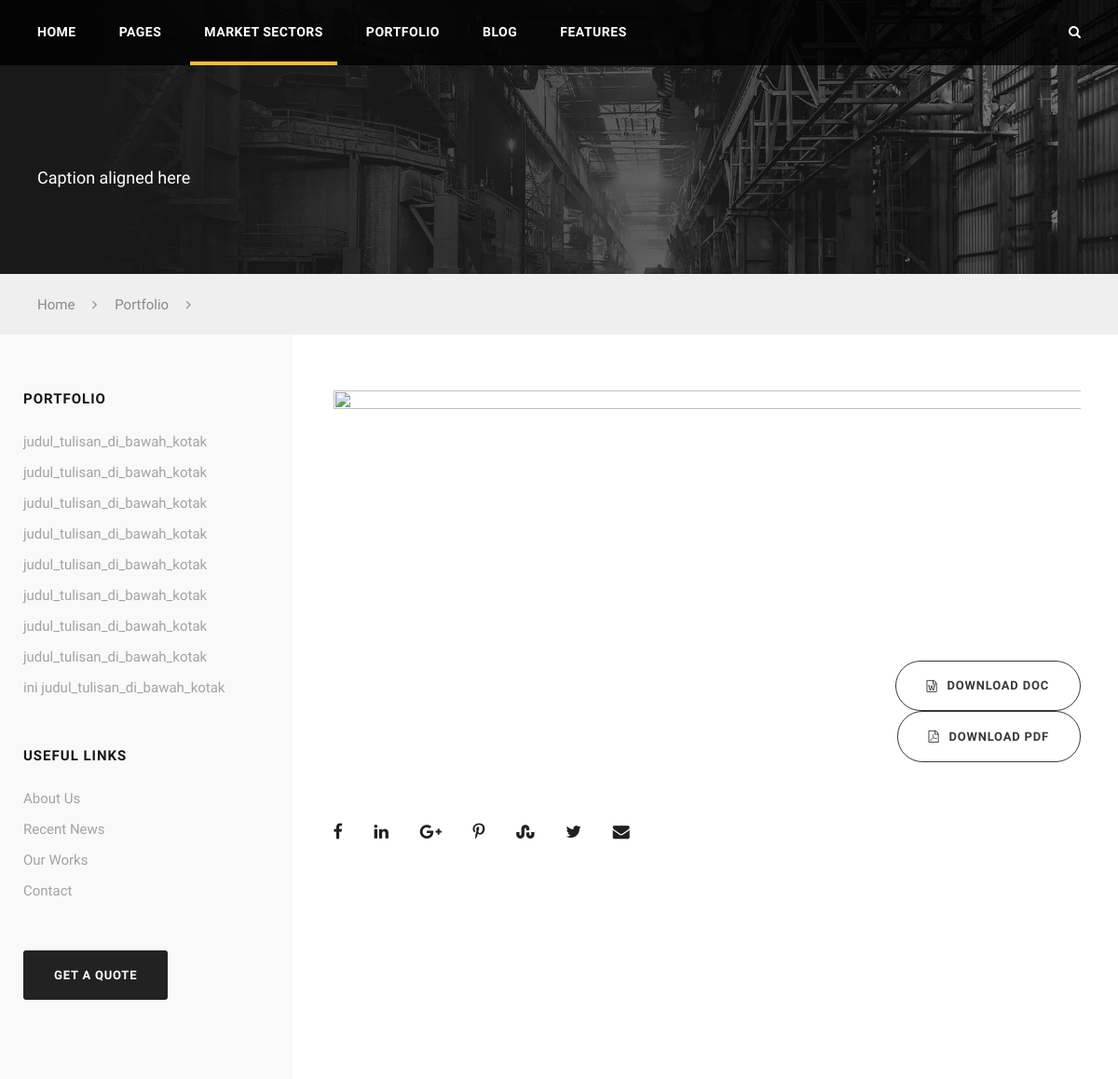
/portfolio.php, run on an earlier commit of the app's database.
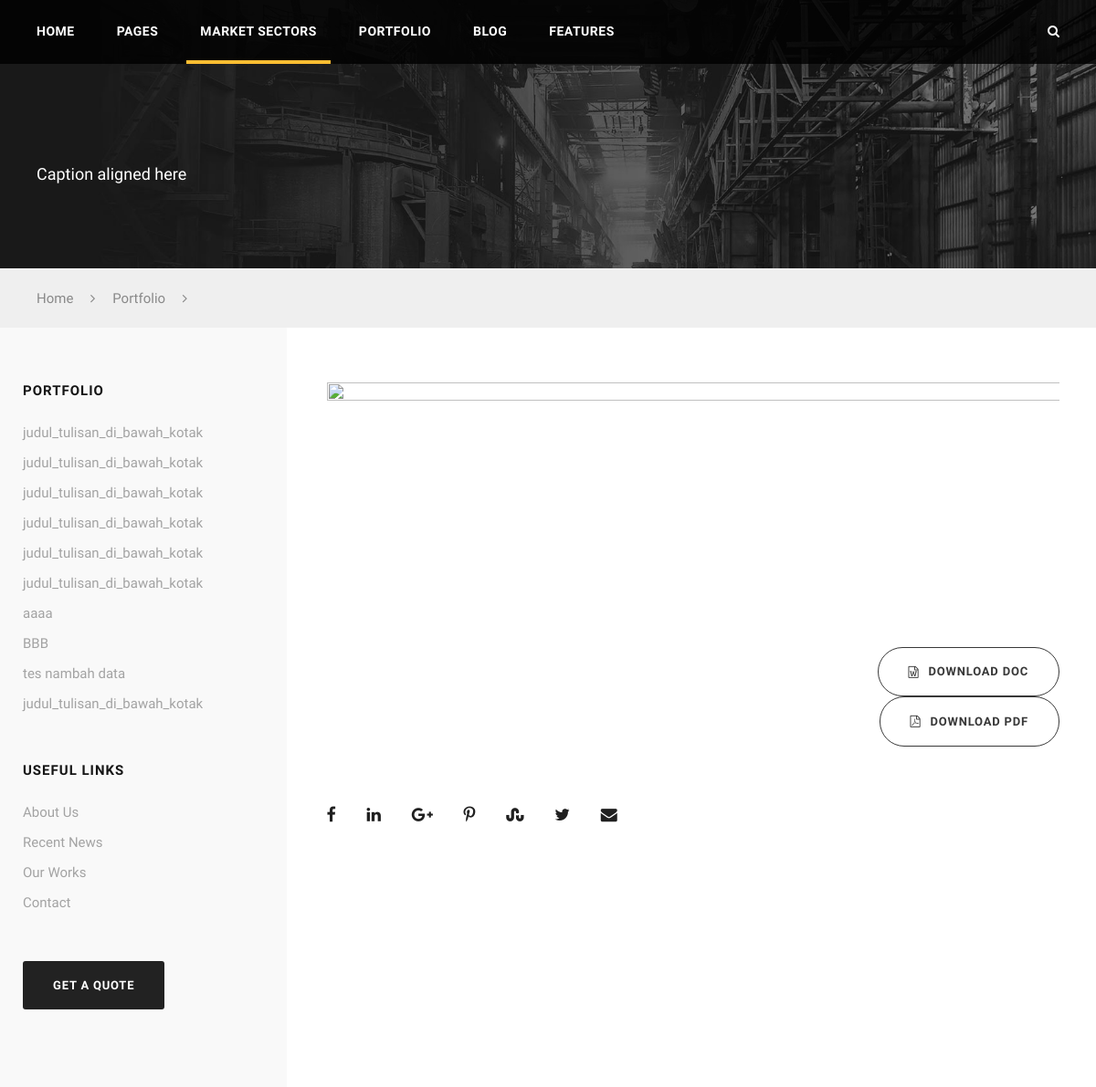
And on a later commit of the database.
### tables this page shows
CREATE TABLE `top_e` (
  `id` int(11) NOT NULL,
  `background_path` varchar(500) NOT NULL,
  `keterangan` varchar(10000) NOT NULL,
  `tulisan_di_dalam_kotak` varchar(500) NOT NULL,
  `judul_tulisan_di_bawah_kotak` varchar(500) NOT NULL,
  `tulisan_di_bawah_kotak_1` varchar(500) NOT NULL,
  `tulisan_di_bawah_kotak_2` varchar(500) NOT NULL,
  `link` varchar(500) NOT NULL
);

### portfolio.php (the view, shortened to what this page needs)
<?php
	include "connection.php";
	$id = $_GET["id"];
	 $kotak = array();
	$sql = mysqli_query($connection,"SELECT * FROM top_e")or die("gagal akses database");
	$Count = mysqli_num_rows($sql);
	$jumlah_item_top_e = $Count ;
	for($i = 0 ; $i < $Count ; $i++)
	{
		$kotak[$i] = new kotak_top_e();
	}
	$index = 0 ;
	if ($Count > 0) {
		while($row = mysqli_fetch_array($sql)){
				 $kotak[$index]->background_path = $row["background_path"];
				 $kotak[$index]->tulisan_di_dalam_kotak = $row["tulisan_di_dalam_kotak"];
				 $kotak[$index]->judul_tulisan_di_bawah_kotak = $row["judul_tulisan_di_bawah_kotak"];
				 $kotak[$index]->tulisan_di_bawah_kotak_1  = $row["tulisan_di_bawah_kotak_1"];
				 $kotak[$index]->tulisan_di_bawah_kotak_2  = $row["tulisan_di_bawah_kotak_2"];
				 $kotak[$index]->link  = $row["link"];
				 $kotak[$index]->id = $row["id"];
				 $kotak[$index]->keterangan = $row["keterangan"];
				 $index++;
		}
	}
	else {
		echo "You have no data for change";
	}
 ?>
<!DOCTYPE html>
<html lang="en-US" class="no-js">
<head>
    <link rel='stylesheet' href='plugins/revslider/public/assets/css/settings.css' type='text/css' media='all'>
    <link rel='stylesheet' href='css/style-core.css' type='text/css' media='all'>
    <link rel='stylesheet' href='css/rftr-style-custom.css' type='text/css' media='all'>
    <link rel='stylesheet' href='plugins/goodlayers-core/plugins/combine/style.css' type='text/css' media='all'>
    <link rel='stylesheet' href='plugins/goodlayers-core/include/css/page-builder.css' type='text/css' media='all'>
</head>
<body data-rsssl="1" class="home page-template-default page page-id-2039 gdlr-core-body woocommerce-no-js realfactory-body realfactory-body-front realfactory-full  realfactory-with-sticky-navigation gdlr-core-link-to-lightbox">
    <div class="realfactory-body-outer-wrapper ">
        <div class="realfactory-body-wrapper clearfix  realfactory-with-transparent-navigation realfactory-with-frame">
            <div class="realfactory-navigation-bar-wrap  realfactory-style-transparent realfactory-sticky-navigation realfactory-sticky-navigation-height realfactory-style-left  realfactory-style-fixed realfactory-without-placeholder">
                <div class="realfactory-navigation-background"></div>
                <div class="realfactory-navigation-container clearfix  realfactory-container">
                    <div class="realfactory-navigation realfactory-item-pdlr clearfix ">
                        <div class="realfactory-main-menu" id="realfactory-main-menu">
                            <ul id="menu-main-navigation-1" class="sf-menu">
                                <li class="menu-item menu-item-home menu-item-has-children realfactory-normal-menu"><a href="index.php" class="sf-with-ul-pre">Home</a>
                                </li>
                                <li class="menu-item menu-item-has-children realfactory-normal-menu"><a href="#" class="sf-with-ul-pre">Pages</a>
                                </li>
                                <li class="menu-item current-menu-item menu-item-has-children realfactory-normal-menu"><a href="market-sectors.html" class="sf-with-ul-pre">Market Sectors</a>
                                </li>
                                <li class="menu-item menu-item-has-children realfactory-mega-menu"><a href="portfolio-3-columns.html" class="sf-with-ul-pre">Portfolio</a>
                                </li>
                                <li class="menu-item menu-item-has-children realfactory-normal-menu"><a href="blog-full-right-sidebar-with-frame.html" class="sf-with-ul-pre">Blog</a>
                                </li>
                                <li class="menu-item menu-item-has-children realfactory-mega-menu"><a href="#" class="sf-with-ul-pre">Features</a>
                                </li>
                            </ul>
                            <div class="realfactory-navigation-slide-bar" id="realfactory-navigation-slide-bar"></div>
                        </div>
                        <div class="realfactory-main-menu-right-wrap clearfix ">
                            <div class="realfactory-main-menu-search" id="realfactory-top-search"><i class="fa fa-search"></i></div>
                        </div>
                    </div>
                </div>
            </div>
            <div class="realfactory-page-title-wrap  realfactory-style-custom realfactory-left-align">
                <div class="realfactory-header-transparent-substitute"></div>
                <div class="realfactory-page-title-container realfactory-container">
                    <div class="realfactory-page-title-content realfactory-item-pdlr">
                        <div class="realfactory-page-caption">Caption aligned here</div>
                    </div>
                </div>
            </div>
            <div class="realfactory-breadcrumbs">
                <div class="realfactory-breadcrumbs-container realfactory-container">
                    <div class="realfactory-breadcrumbs-item realfactory-item-pdlr"> <span property="itemListElement" typeof="ListItem"><a property="item" typeof="WebPage" title="Go to Real Factory." href="https://demo.goodlayers.com/realfactory" class="home"><span property="name">Home</span></a>
                        </span><i class="fa fa-angle-right"></i> <span property="itemListElement" typeof="ListItem"><a property="item" typeof="WebPage" title="Go to Market Sectors." href="#" class="post post-page"><span property="name">Portfolio</span></a>
                        </span><i class="fa fa-angle-right"></i>
                    </div>
                </div>
            </div>
            <div class="realfactory-page-wrapper" id="realfactory-page-wrapper">
                <div class="gdlr-core-page-builder-body">
                    <div class="gdlr-core-pbf-sidebar-wrapper ">
                        <div class="gdlr-core-pbf-sidebar-container gdlr-core-line-height-0 clearfix gdlr-core-js gdlr-core-container">
                            <div class="gdlr-core-pbf-sidebar-content  gdlr-core-column-45 gdlr-core-pbf-sidebar-padding gdlr-core-line-height gdlr-core-column-extend-right" style="padding: 60px 0px 30px 30px;">
                                <div class="gdlr-core-pbf-sidebar-content-inner">
                                    <div class="gdlr-core-pbf-element">
                                        <div class="gdlr-core-image-item gdlr-core-item-pdlr gdlr-core-item-pdb  gdlr-core-center-align" style="padding-bottom: 40px;">
                                            <div class="gdlr-core-image-item-wrap gdlr-core-media-image  gdlr-core-image-item-style-rectangle" style="border-width: 0px;">
                                                <a class="gdlr-core-ilightbox gdlr-core-js " href="upload/traffic-car-vehicle-black.jpg"><img src="<?php echo $kotak[$id-1]->background_path; ?>" alt="" width="900" height="280"></a>
                                            </div>
                                        </div>
                                    </div>
                                    <div class="gdlr-core-pbf-column gdlr-core-column-30 gdlr-core-column-first">
                                        <div class="gdlr-core-pbf-column-content-margin gdlr-core-js " style="padding: 10px 0px 0px 0px;">
                                            <div class="gdlr-core-pbf-column-content clearfix gdlr-core-js ">
                                                <div class="gdlr-core-pbf-element">
                                                    <div class="gdlr-core-title-item gdlr-core-item-pdb clearfix  gdlr-core-left-align gdlr-core-title-item-caption-top gdlr-core-item-pdlr">
                                                        <div class="gdlr-core-title-item-title-wrap ">
                                                            </div>
                                                    </div>
                                                </div>
                                            </div>
                                        </div>
                                    </div>
                                    <div class="gdlr-core-pbf-column gdlr-core-column-30">
                                        <div class="gdlr-core-pbf-column-content-margin gdlr-core-js ">
                                            <div class="gdlr-core-pbf-column-content clearfix gdlr-core-js ">
                                                <div class="gdlr-core-pbf-element">
                                                    <div class="gdlr-core-button-item gdlr-core-item-pdlr gdlr-core-item-pdb gdlr-core-right-align"><a class="gdlr-core-button  gdlr-core-button-transparent gdlr-core-button-with-border" href="#" id="gdlr-core-button-id-72391"><i class="gdlr-core-pos-left fa fa-file-word-o"></i><span class="gdlr-core-content">Download Doc</span></a><a class="gdlr-core-button  gdlr-core-button-transparent gdlr-core-button-with-border" href="#" id="gdlr-core-button-id-13183"><i class="gdlr-core-pos-left fa fa-file-pdf-o"></i><span class="gdlr-core-content">Download PDF</span></a></div>
                                                </div>
                                            </div>
                                        </div>
                                    </div>
                                    <div class="gdlr-core-pbf-column gdlr-core-column-60 gdlr-core-column-first">
                                        <div class="gdlr-core-pbf-column-content-margin gdlr-core-js ">
                                            <div class="gdlr-core-pbf-column-content clearfix gdlr-core-js ">
                                                <div class="gdlr-core-pbf-element">
                                                    <div class="gdlr-core-text-box-item gdlr-core-item-pdlr gdlr-core-item-pdb gdlr-core-left-align">
                                                    </div>
                                                </div>
                                            </div>
                                        </div>
                                    </div>
                                    <div class="gdlr-core-pbf-column gdlr-core-column-60 gdlr-core-column-first">
                                        <div class="gdlr-core-pbf-column-content-margin gdlr-core-js ">
                                            <div class="gdlr-core-pbf-column-content clearfix gdlr-core-js ">
                                                <div class="gdlr-core-pbf-element">
                                                    <div class="gdlr-core-social-share-item gdlr-core-item-pdb  gdlr-core-left-align gdlr-core-social-share-left-text gdlr-core-item-pdlr">
                                                        <span class="gdlr-core-social-share-wrap">
                                                            <a class="gdlr-core-social-share-facebook" href="#" target="_blank" style="font-size: 18px;"><i class="fa fa-facebook"></i></a>
                                                            <a class="gdlr-core-social-share-linkedin" href="#" target="_blank" style="font-size: 18px;"><i class="fa fa-linkedin"></i></a>
                                                            <a class="gdlr-core-social-share-google-plus" href="#" target="_blank" style="font-size: 18px;"><i class="fa fa-google-plus"></i></a>
                                                            <a class="gdlr-core-social-share-pinterest" href="#" target="_blank" style="font-size: 18px;"><i class="fa fa-pinterest-p"></i></a>
                                                            <a class="gdlr-core-social-share-stumbleupon" href="#" target="_blank" style="font-size: 18px;"><i class="fa fa-stumbleupon"></i></a>
                                                            <a class="gdlr-core-social-share-twitter" href="#" target="_blank" style="font-size: 18px;"><i class="fa fa-twitter"></i></a>
                                                            <a class="gdlr-core-social-share-email" href="#" style="font-size: 18px;"><i class="fa fa-envelope"></i></a>
                                                        </span>
                                                    </div>
                                                </div>
                                            </div>
                                        </div>
                                    </div>
                                </div>
                            </div>
                            <div class="gdlr-core-pbf-sidebar-left gdlr-core-column-extend-left  realfactory-sidebar-area gdlr-core-column-15 gdlr-core-pbf-sidebar-padding  gdlr-core-line-height" style="padding: 60px 30px 30px 0px;">
                                <div class="gdlr-core-pbf-background-wrap" style="background-color: #f9f9f9 ;"></div>
                                <div class="gdlr-core-sidebar-item">
                                    <div id="nav_menu-2" class="widget widget_nav_menu realfactory-widget">
                                        <h3 class="realfactory-widget-title">Portfolio</h3>
                                        <div class="menu-market-sectors-container">
                                            <ul id="menu-market-sectors" class="menu">
												<?php
													for($i = 0 ; $i < $jumlah_item_top_e ; $i++)
													{
														echo '<li class="menu-item"><a href="'.$kotak[$i]->link."?id=".$kotak[$i]->id.'">'.$kotak[$i]->judul_tulisan_di_bawah_kotak.'</a></li>';
													}
												?>
                                            </ul>
                                        </div>
                                    </div>
                                    <div id="nav_menu-3" class="widget widget_nav_menu realfactory-widget">
                                        <h3 class="realfactory-widget-title">Useful Links</h3>
                                        <div class="menu-useful-links-container">
                                            <ul id="menu-useful-links" class="menu">
                                                <li class="menu-item"><a href="about-us.html">About Us</a></li>
                                                <li class="menu-item"><a href="blog-3-columns-with-frame.html">Recent News</a></li>
                                                <li class="menu-item"><a href="portfolio-3-columns.html">Our Works</a></li>
                                                <li class="menu-item"><a href="contact.html">Contact</a></li>
                                            </ul>
                                        </div>
                                    </div>
                                    <div id="text-6" class="widget widget_text realfactory-widget">
                                        <div class="textwidget"><a class="gdlr-core-button  gdlr-core-button-solid gdlr-core-button-no-border" href="contact.html" target="_parent" style="margin-right: 20px;border-radius: 3px;-moz-border-radius: 3px;-webkit-border-radius: 3px;background: #222 ;"><span class="gdlr-core-content">Get A Quote</span></a></div>
                                    </div>
                                </div>
                            </div>
                        </div>
                    </div>
                </div>
            </div>
        </div>
    </div>
</body>
</html>

What changed in the data, as far as the page shows it:
removed top_e: judul_tulisan_di_bawah_kotak "judul_tulisan_di_bawah_kotak"
removed top_e: judul_tulisan_di_bawah_kotak "ini judul_tulisan_di_bawah_kotak"
now on this page (row edited): top_e: judul_tulisan_di_bawah_kotak "aaaa"
added top_e: judul_tulisan_di_bawah_kotak "BBB"
added top_e: judul_tulisan_di_bawah_kotak "tes nambah data"
